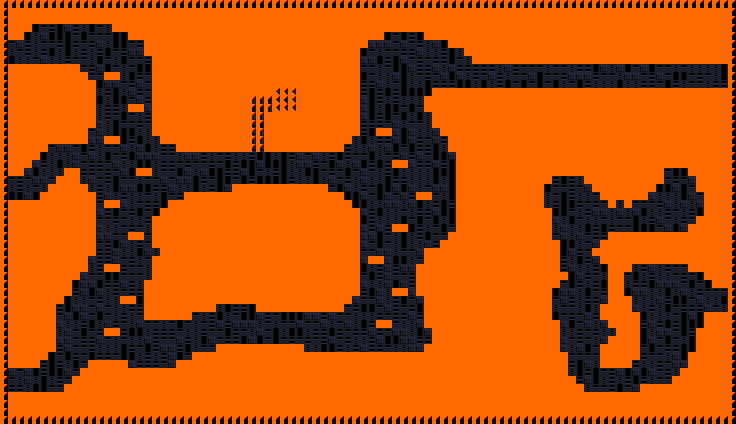

Rendered tile map (Tiled .tmx) drawn with the repository's tilesets; below, a short description and the map source with its tile grids summarised:
An orthogonal 92x53 tile map with 8x8 px tiles, 9 tile layers (Background, GeometryBG, GeometryDestroyable, Geometry, ...), 2 hidden layers not drawn, 2 tilesets and 142 objects.

<map version="1.0" orientation="orthogonal" renderorder="left-down" width="92" height="53" tilewidth="8" tileheight="8" nextobjectid="1">
 <tileset firstgid="1" source="exported_tilesets/prototype.tsx" />
 <tileset firstgid="86" name="Zeta" tilewidth="8" tileheight="8" spacing="1" margin="1" tilecount="176" columns="4">
  <image source="../Sprites/geometry/zeta_complex/zeta_complex.png" width="37" height="397" />
  <terraintypes>
   <terrain name="Purple" tile="-1" />
  </terraintypes>
  <tile id="0">
   <objectgroup draworder="index">
    <object id="1" x="0" y="0" width="8" height="8" />
   </objectgroup>
  </tile>
  <tile id="1">
   <objectgroup draworder="index">
    <object id="1" x="0" y="0" width="8" height="8" />
   </objectgroup>
  </tile>
  <tile id="2" terrain="0,,0,">
   <objectgroup draworder="index">
    <object id="2" x="0" y="0" width="8" height="8" />
   </objectgroup>
  </tile>
  <tile id="3">
   <objectgroup draworder="index">
    <object id="1" x="0" y="0" width="8" height="8" />
   </objectgroup>
  </tile>
  <tile id="4">
   <objectgroup draworder="index">
    <object id="1" x="0" y="0" width="8" height="8" />
   </objectgroup>
  </tile>
  <tile id="5" terrain="0,0,0,0">
   <objectgroup draworder="index">
    <object id="1" x="0" y="0" width="8" height="8" />
   </objectgroup>
  </tile>
  <tile id="6" terrain="0,0,0,0">
   <objectgroup draworder="index">
    <object id="1" x="0" y="0" width="8" height="8" />
   </objectgroup>
  </tile>
  <tile id="7" terrain="0,0,,">
   <objectgroup draworder="index">
    <object id="1" x="0" y="0" width="8" height="8" />
   </objectgroup>
  </tile>
  <tile id="8" terrain="0,,,">
   <objectgroup draworder="index">
    <object id="2" x="0" y="0">
     <polygon points="0,0 0,8 8,0" />
    </object>
   </objectgroup>
  </tile>
  <tile id="9" terrain=",,0,">
   <objectgroup draworder="index">
    <object id="2" x="0" y="0">
     <polygon points="0,0 0,8 8,8" />
    </object>
   </objectgroup>
  </tile>
  <tile id="10" terrain=",,0,0">
   <objectgroup draworder="index">
    <object id="1" x="0" y="0" width="8" height="8" />
   </objectgroup>
  </tile>
  <tile id="11" terrain=",,,0">
   <objectgroup draworder="index">
    <object id="3" x="0" y="8">
     <polygon points="0,0 8,-8 8,0 0,0" />
    </object>
   </objectgroup>
  </tile>
  <tile id="12">
   <objectgroup draworder="index">
    <object id="1" x="0" y="0" width="8" height="8" />
   </objectgroup>
  </tile>
  <tile id="13" terrain=",0,,0">
   <objectgroup draworder="index">
    <object id="1" x="0" y="0" width="8" height="8" />
   </objectgroup>
  </tile>
  <tile id="14" terrain=",0,,">
   <objectgroup draworder="index">
    <object id="2" x="0" y="0">
     <polygon points="0,0 8,8 8,0" />
    </object>
   </objectgroup>
  </tile>
  <tile id="15">
   <objectgroup draworder="index">
    <object id="1" x="5" y="0" width="3" height="8" />
   </objectgroup>
  </tile>
  <tile id="16">
   <objectgroup draworder="index">
    <object id="2" x="0" y="0" width="3" height="8" />
   </objectgroup>
  </tile>
  <tile id="17">
   <objectgroup draworder="index">
    <object id="1" x="0" y="0" width="8" height="8" />
   </objectgroup>
  </tile>
  <tile id="18">
   <objectgroup draworder="index">
    <object id="1" x="0" y="0" width="8" height="8" />
   </objectgroup>
  </tile>
  <tile id="19">
   <objectgroup draworder="index">
    <object id="1" x="0" y="0" width="8" height="8" />
   </objectgroup>
  </tile>
  <tile id="20">
   <objectgroup draworder="index">
    <object id="1" x="0" y="0" width="8" height="8" />
   </objectgroup>
  </tile>
  <tile id="21">
   <objectgroup draworder="index">
    <object id="1" x="0" y="0" width="8" height="8" />
   </objectgroup>
  </tile>
  <tile id="22">
   <objectgroup draworder="index">
    <object id="1" x="0" y="0" width="8" height="8" />
   </objectgroup>
  </tile>
  <tile id="23">
   <objectgroup draworder="index">
    <object id="1" x="0" y="0" width="8" height="8" />
   </objectgroup>
  </tile>
  <tile id="24">
   <objectgroup draworder="index">
    <object id="1" x="0" y="0" width="8" height="8" />
   </objectgroup>
  </tile>
  <tile id="25">
   <objectgroup draworder="index">
    <object id="1" x="0" y="0" width="8" height="8" />
   </objectgroup>
  </tile>
  <tile id="26">
   <objectgroup draworder="index">
    <object id="1" x="0" y="0" width="8" height="8" />
   </objectgroup>
  </tile>
  <tile id="27">
   <objectgroup draworder="index">
    <object id="1" x="0" y="0" width="8" height="8" />
   </objectgroup>
  </tile>
  <tile id="28">
   <objectgroup draworder="index">
    <object id="1" x="0" y="0" width="8" height="8" />
   </objectgroup>
  </tile>
  <tile id="29">
   <objectgroup draworder="index">
    <object id="1" x="0" y="0" width="8" height="8" />
   </objectgroup>
  </tile>
  <tile id="30">
   <objectgroup draworder="index">
    <object id="1" x="0" y="0" width="8" height="8" />
   </objectgroup>
  </tile>
  <tile id="31">
   <objectgroup draworder="index">
    <object id="1" x="0" y="0" width="8" height="8" />
   </objectgroup>
  </tile>
  <tile id="32">
   <objectgroup draworder="index">
    <object id="1" x="0" y="0" width="8" height="8" />
   </objectgroup>
  </tile>
  <tile id="33">
   <objectgroup draworder="index">
    <object id="1" x="0" y="0" width="8" height="8" />
   </objectgroup>
  </tile>
  <tile id="34">
   <objectgroup draworder="index">
    <object id="1" x="0" y="0" width="8" height="8" />
   </objectgroup>
  </tile>
  <tile id="35">
   <objectgroup draworder="index">
    <object id="1" x="0" y="0" width="8" height="8" />
   </objectgroup>
  </tile>
  <tile id="36">
   <objectgroup draworder="index">
    <object id="1" x="0" y="0" width="8" height="8" />
   </objectgroup>
  </tile>
  <tile id="37">
   <objectgroup draworder="index">
    <!-- 1 objects omitted --></objectgroup>
  </tile>
  <tile id="38">
   <objectgroup draworder="index">
    <!-- 1 objects omitted --></objectgroup>
  </tile>
  <tile id="39">
   <objectgroup draworder="index">
    <!-- 1 objects omitted --></objectgroup>
  </tile>
  <tile id="40">
   <objectgroup draworder="index">
    <!-- 1 objects omitted --></objectgroup>
  </tile>
  <tile id="41">
   <objectgroup draworder="index">
    <!-- 1 objects omitted --></objectgroup>
  </tile>
  <tile id="42">
   <objectgroup draworder="index">
    <!-- 1 objects omitted --></objectgroup>
  </tile>
  <tile id="43">
   <objectgroup draworder="index">
    <!-- 1 objects omitted --></objectgroup>
  </tile>
  <tile id="44">
   <objectgroup draworder="index">
    <!-- 1 objects omitted --></objectgroup>
  </tile>
  <tile id="45">
   <objectgroup draworder="index">
    <!-- 1 objects omitted --></objectgroup>
  </tile>
  <tile id="46">
   <objectgroup draworder="index">
    <!-- 1 objects omitted --></objectgroup>
  </tile>
  <tile id="47">
   <objectgroup draworder="index">
    <!-- 1 objects omitted --></objectgroup>
  </tile>
  <tile id="48">
   <objectgroup draworder="index">
    <!-- 1 objects omitted --></objectgroup>
  </tile>
  <tile id="49">
   <objectgroup draworder="index">
    <!-- 1 objects omitted --></objectgroup>
  </tile>
  <tile id="50">
   <objectgroup draworder="index">
    <!-- 1 objects omitted --></objectgroup>
  </tile>
  <tile id="51">
   <objectgroup draworder="index">
    <!-- 1 objects omitted --></objectgroup>
  </tile>
  <tile id="52">
   <objectgroup draworder="index">
    <!-- 4 objects omitted --></objectgroup>
  </tile>
  <tile id="53">
   <objectgroup draworder="index">
    <!-- 2 objects omitted --></objectgroup>
  </tile>
  <tile id="54">
   <objectgroup draworder="index">
    <!-- 1 objects omitted --></objectgroup>
  </tile>
  <tile id="55">
   <objectgroup draworder="index">
    <!-- 4 objects omitted --></objectgroup>
  </tile>
  <tile id="56">
   <objectgroup draworder="index">
    <!-- 1 objects omitted --></objectgroup>
  </tile>
  <tile id="57">
   <objectgroup draworder="index">
    <!-- 1 objects omitted --></objectgroup>
  </tile>
  <tile id="63">
   <objectgroup draworder="index">
    <!-- 1 objects omitted --></objectgroup>
  </tile>
  <tile id="64">
   <objectgroup draworder="index">
    <!-- 1 objects omitted --></objectgroup>
  </tile>
  <tile id="65">
   <objectgroup draworder="index">
    <!-- 1 objects omitted --></objectgroup>
  </tile>
  <tile id="66">
   <objectgroup draworder="index">
    <!-- 1 objects omitted --></objectgroup>
  </tile>
  <tile id="67">
   <objectgroup draworder="index">
    <!-- 1 objects omitted --></objectgroup>
  </tile>
  <tile id="68">
   <objectgroup draworder="index">
    <!-- 1 objects omitted --></objectgroup>
  </tile>
  <tile id="69">
   <objectgroup draworder="index">
    <!-- 1 objects omitted --></objectgroup>
  </tile>
  <tile id="70">
   <objectgroup draworder="index">
    <!-- 1 objects omitted --></objectgroup>
  </tile>
  <tile id="71">
   <objectgroup draworder="index">
    <!-- 1 objects omitted --></objectgroup>
  </tile>
  <tile id="72">
   <objectgroup draworder="index">
    <!-- 1 objects omitted --></objectgroup>
  </tile>
  <tile id="73">
   <objectgroup draworder="index">
    <!-- 1 objects omitted --></objectgroup>
  </tile>
  <tile id="74">
   <objectgroup draworder="index">
    <!-- 1 objects omitted --></objectgroup>
  </tile>
  <tile id="75">
   <objectgroup draworder="index">
    <!-- 1 objects omitted --></objectgroup>
  </tile>
  <tile id="76">
   <objectgroup draworder="index">
    <!-- 1 objects omitted --></objectgroup>
  </tile>
  <tile id="77">
   <objectgroup draworder="index">
    <!-- 1 objects omitted --></objectgroup>
  </tile>
  <tile id="78">
   <objectgroup draworder="index">
    <!-- 1 objects omitted --></objectgroup>
  </tile>
  <tile id="79">
   <objectgroup draworder="index">
    <!-- 1 objects omitted --></objectgroup>
  </tile>
  <tile id="80">
   <objectgroup draworder="index">
    <!-- 1 objects omitted --></objectgroup>
  </tile>
  <tile id="81">
   <objectgroup draworder="index">
    <!-- 1 objects omitted --></objectgroup>
  </tile>
  <tile id="82">
   <objectgroup draworder="index">
    <!-- 1 objects omitted --></objectgroup>
  </tile>
  <tile id="83">
   <objectgroup draworder="index" />
  </tile>
  <tile id="94">
   <objectgroup draworder="index">
    <!-- 1 objects omitted --></objectgroup>
  </tile>
  <tile id="104">
   <objectgroup draworder="index">
    <!-- 1 objects omitted --></objectgroup>
  </tile>
  <tile id="105">
   <objectgroup draworder="index">
    <!-- 1 objects omitted --></objectgroup>
  </tile>
  <tile id="106">
   <objectgroup draworder="index">
    <!-- 1 objects omitted --></objectgroup>
  </tile>
  <tile id="107">
   <objectgroup draworder="index">
    <!-- 1 objects omitted --></objectgroup>
  </tile>
  <tile id="108">
   <objectgroup draworder="index">
    <!-- 1 objects omitted --></objectgroup>
  </tile>
  <tile id="109">
   <objectgroup draworder="index">
    <!-- 1 objects omitted --></objectgroup>
  </tile>
  <tile id="110">
   <objectgroup draworder="index">
    <!-- 1 objects omitted --></objectgroup>
  </tile>
  <tile id="111">
   <objectgroup draworder="index">
    <!-- 1 objects omitted --></objectgroup>
  </tile>
  <tile id="112">
   <objectgroup draworder="index">
    <!-- 1 objects omitted --></objectgroup>
  </tile>
  <tile id="113">
   <objectgroup draworder="index">
    <!-- 1 objects omitted --></objectgroup>
  </tile>
  <tile id="114">
   <objectgroup draworder="index">
    <!-- 1 objects omitted --></objectgroup>
  </tile>
  <tile id="115">
   <objectgroup draworder="index">
    <!-- 1 objects omitted --></objectgroup>
  </tile>
  <tile id="116">
   <objectgroup draworder="index">
    <!-- 1 objects omitted --></objectgroup>
  </tile>
  <tile id="117">
   <objectgroup draworder="index">
    <!-- 1 objects omitted --></objectgroup>
  </tile>
  <tile id="118">
   <objectgroup draworder="index">
    <!-- 1 objects omitted --></objectgroup>
  </tile>
  <tile id="119">
   <objectgroup draworder="index">
    <!-- 1 objects omitted --></objectgroup>
  </tile>
  <tile id="120">
   <objectgroup draworder="index">
    <!-- 1 objects omitted --></objectgroup>
  </tile>
  <tile id="121">
   <objectgroup draworder="index">
    <!-- 1 objects omitted --></objectgroup>
  </tile>
  <tile id="122">
   <objectgroup draworder="index">
    <!-- 1 objects omitted --></objectgroup>
  </tile>
  <tile id="123">
   <objectgroup draworder="index">
    <!-- 1 objects omitted --></objectgroup>
  </tile>
  <tile id="124">
   <objectgroup draworder="index">
    <!-- 1 objects omitted --></objectgroup>
  </tile>
  <tile id="125">
   <objectgroup draworder="index">
    <!-- 1 objects omitted --></objectgroup>
  </tile>
  <tile id="126">
   <objectgroup draworder="index">
    <!-- 1 objects omitted --></objectgroup>
  </tile>
  <tile id="127">
   <objectgroup draworder="index">
    <!-- 1 objects omitted --></objectgroup>
  </tile>
  <tile id="128">
   <objectgroup draworder="index">
    <!-- 1 objects omitted --></objectgroup>
  </tile>
  <tile id="129">
   <objectgroup draworder="index">
    <!-- 1 objects omitted --></objectgroup>
  </tile>
  <tile id="130">
   <objectgroup draworder="index">
    <!-- 1 objects omitted --></objectgroup>
  </tile>
  <tile id="131">
   <objectgroup draworder="index">
    <!-- 1 objects omitted --></objectgroup>
  </tile>
  <tile id="143">
   <objectgroup draworder="index">
    <!-- 1 objects omitted --></objectgroup>
  </tile>
  <tile id="144">
   <objectgroup draworder="index">
    <!-- 1 objects omitted --></objectgroup>
  </tile>
  <tile id="147">
   <objectgroup draworder="index">
    <!-- 1 objects omitted --></objectgroup>
  </tile>
  <tile id="148">
   <objectgroup draworder="index">
    <!-- 1 objects omitted --></objectgroup>
  </tile>
  <tile id="149">
   <objectgroup draworder="index">
    <!-- 1 objects omitted --></objectgroup>
  </tile>
  <tile id="150">
   <objectgroup draworder="index">
    <!-- 1 objects omitted --></objectgroup>
  </tile>
  <tile id="151">
   <objectgroup draworder="index">
    <!-- 1 objects omitted --></objectgroup>
  </tile>
  <tile id="152">
   <objectgroup draworder="index">
    <!-- 1 objects omitted --></objectgroup>
  </tile>
  <tile id="153">
   <objectgroup draworder="index">
    <!-- 1 objects omitted --></objectgroup>
  </tile>
  <tile id="154">
   <objectgroup draworder="index">
    <!-- 1 objects omitted --></objectgroup>
  </tile>
  <tile id="155">
   <objectgroup draworder="index">
    <!-- 1 objects omitted --></objectgroup>
  </tile>
  <tile id="156">
   <objectgroup draworder="index">
    <!-- 1 objects omitted --></objectgroup>
  </tile>
  <tile id="157">
   <objectgroup draworder="index">
    <!-- 1 objects omitted --></objectgroup>
  </tile>
  <tile id="158">
   <objectgroup draworder="index">
    <!-- 1 objects omitted --></objectgroup>
  </tile>
  <tile id="159">
   <objectgroup draworder="index">
    <!-- 1 objects omitted --></objectgroup>
  </tile>
  <tile id="160">
   <objectgroup draworder="index">
    <!-- 1 objects omitted --></objectgroup>
  </tile>
  <tile id="161">
   <objectgroup draworder="index">
    <!-- 1 objects omitted --></objectgroup>
  </tile>
  <tile id="162">
   <objectgroup draworder="index">
    <!-- 1 objects omitted --></objectgroup>
  </tile>
  <tile id="163">
   <objectgroup draworder="index">
    <!-- 1 objects omitted --></objectgroup>
  </tile>
  <tile id="164">
   <objectgroup draworder="index">
    <!-- 1 objects omitted --></objectgroup>
  </tile>
  <tile id="165">
   <objectgroup draworder="index">
    <!-- 1 objects omitted --></objectgroup>
  </tile>
  <tile id="166">
   <objectgroup draworder="index">
    <!-- 1 objects omitted --></objectgroup>
  </tile>
  <tile id="167">
   <objectgroup draworder="index">
    <!-- 1 objects omitted --></objectgroup>
  </tile>
  <tile id="168">
   <objectgroup draworder="index">
    <!-- 1 objects omitted --></objectgroup>
  </tile>
  <tile id="169">
   <objectgroup draworder="index">
    <!-- 1 objects omitted --></objectgroup>
  </tile>
  <tile id="170">
   <objectgroup draworder="index">
    <!-- 1 objects omitted --></objectgroup>
  </tile>
  <tile id="171">
   <objectgroup draworder="index">
    <!-- 1 objects omitted --></objectgroup>
  </tile>
  <tile id="172">
   <objectgroup draworder="index">
    <!-- 1 objects omitted --></objectgroup>
  </tile>
 </tileset>
 <layer name="Background" width="92" height="53">
  <properties>
   <property name="unity:ignore" value="collision" />
   <property name="unity:sortingLayerName" value="Background" />
  </properties>
  <data>[4876 cells, 4590 non-empty, 5 distinct tile ids]</data>
 </layer>
 <layer name="ParalaxBG" width="92" height="53" visible="0">
  <properties>
   <property name="unity:ignore" value="collision" />
   <property name="unity:sortingLayerName" value="ParalaxBG" />
   <property name="unity:tag" value="TiledParalax" />
  </properties>
  <data>[4876 cells, 0 non-empty, 0 distinct tile ids]</data>
 </layer>
 <layer name="ParalaxFG" width="92" height="53" visible="0">
  <properties>
   <property name="unity:ignore" value="collision" />
   <property name="unity:sortingLayerName" value="ParalaxFG" />
   <property name="unity:tag" value="TiledParalax" />
  </properties>
  <data>[4876 cells, 0 non-empty, 0 distinct tile ids]</data>
 </layer>
 <layer name="GeometryBG" width="92" height="53">
  <properties>
   <property name="unity:ignore" value="collision" />
   <property name="unity:sortingLayerName" value="GeometryBG" />
   <property name="unity:sortingOrder" value="-10" />
  </properties>
  <data>[4876 cells, 286 non-empty, 1 distinct tile ids]</data>
 </layer>
 <layer name="GeometryDestroyable" width="92" height="53">
  <properties>
   <property name="unity:layer" value="Geometry" />
   <property name="unity:sortingLayerName" value="Geometry" />
  </properties>
  <data>[4876 cells, 25 non-empty, 1 distinct tile ids]</data>
 </layer>
 <layer name="Geometry" width="92" height="53">
  <properties>
   <property name="unity:layer" value="Geometry" />
   <property name="unity:sortingLayerName" value="Geometry" />
  </properties>
  <data>[4876 cells, 3018 non-empty, 1 distinct tile ids]</data>
 </layer>
 <layer name="GeometryTest" width="92" height="53">
  <properties>
   <property name="unity:layer" value="Geometry" />
   <property name="unity:sortingLayerName" value="Geometry" />
   <property name="unity:sortingOrder" type="int" value="10" />
  </properties>
  <data>[4876 cells, 0 non-empty, 0 distinct tile ids]</data>
 </layer>
 <layer name="Items - HIDE ME" width="92" height="53">
  <properties>
   <property name="unity:layer" value="Geometry" />
   <property name="unity:sortingLayerName" value="Items" />
   <property name="unity:sortingOrder" type="int" value="-5" />
  </properties>
  <data>[4876 cells, 9 non-empty, 2 distinct tile ids]</data>
 </layer>
 <layer name="Foreground" width="92" height="53">
  <properties>
   <property name="unity:ignore" value="collision" />
   <property name="unity:sortingLayerName" value="Foreground" />
  </properties>
  <data>[4876 cells, 0 non-empty, 0 distinct tile ids]</data>
 </layer>
 <layer name="Foreground2" width="92" height="53">
  <properties>
   <property name="unity:ignore" value="collision" />
   <property name="unity:sortingLayerName" value="Foreground" />
   <property name="unity:sortingOrder" type="int" value="10" />
  </properties>
  <data>[4876 cells, 0 non-empty, 0 distinct tile ids]</data>
 </layer>
 <layer name="Foreground3" width="92" height="53">
  <properties>
   <property name="unity:ignore" value="collision" />
   <property name="unity:sortingLayerName" value="Foreground" />
   <property name="unity:sortingOrder" type="int" value="20" />
  </properties>
  <data>[4876 cells, 0 non-empty, 0 distinct tile ids]</data>
 </layer>
</map>
<!-- 105 of 142 objects omitted -->
